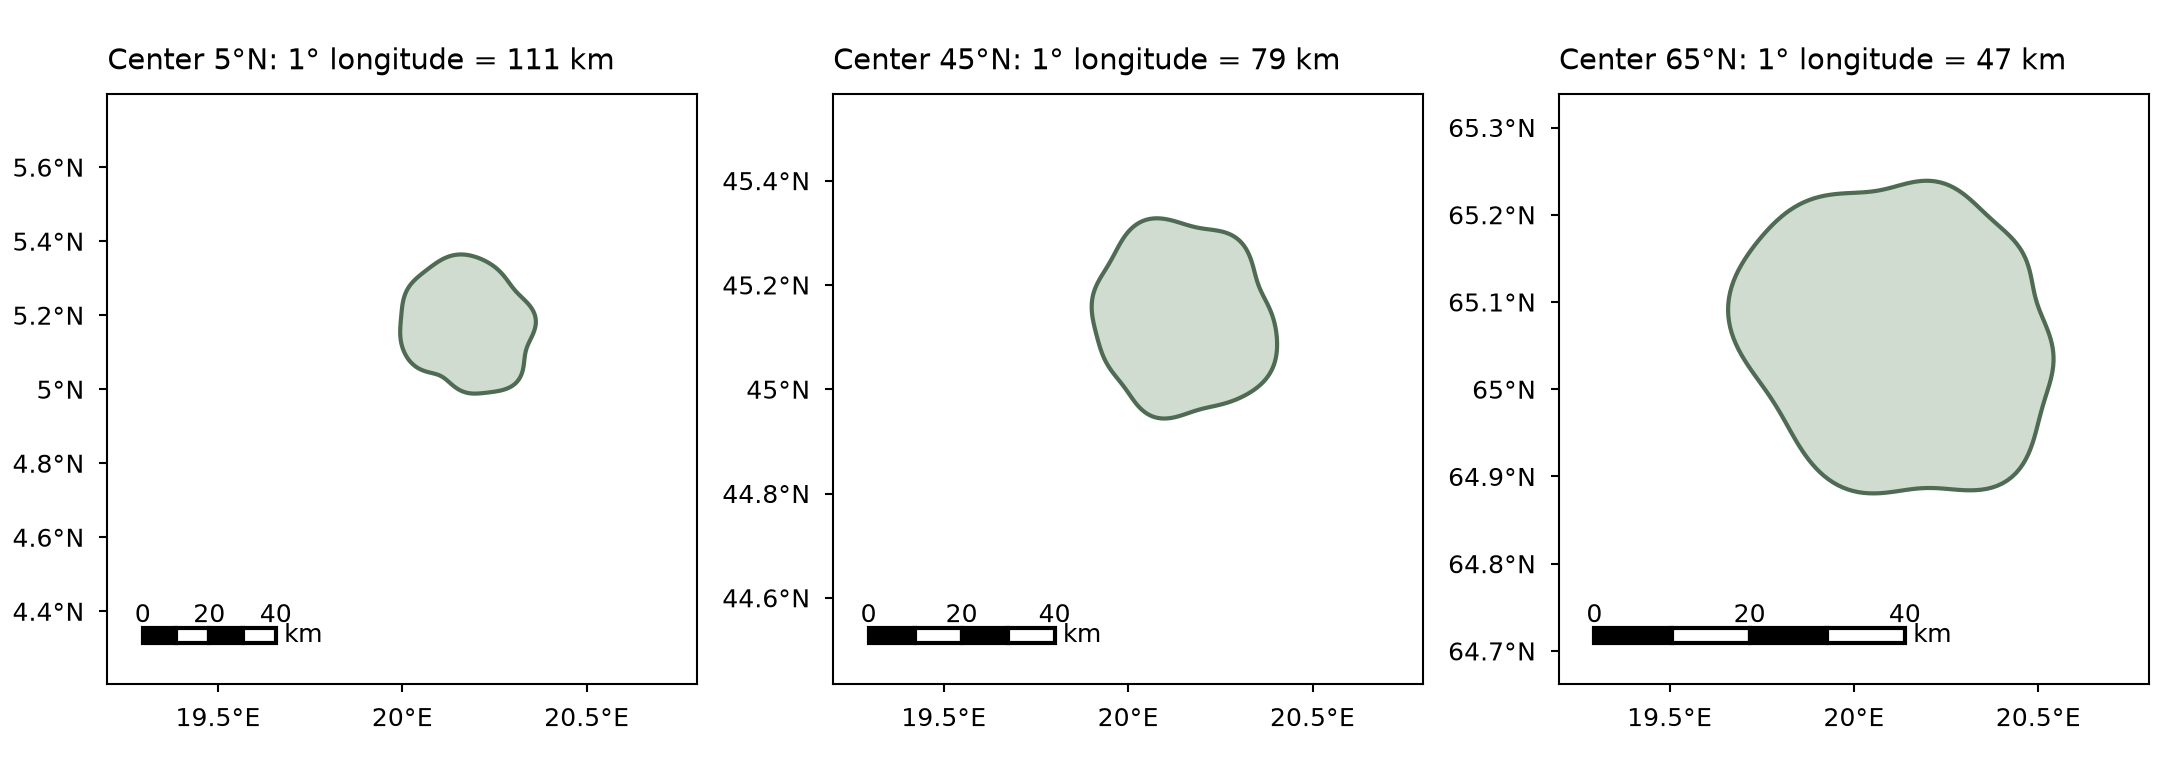

Python code for this plot:
"""Alternating-segment scale bars on lon/lat maps at three latitudes.

Synthetic data. Writes snippet.png next to this file.
"""

import os
from pathlib import Path

import matplotlib.pyplot as plt
import numpy as np
from matplotlib.patches import Rectangle
from matplotlib.ticker import MultipleLocator
from matplotlib.transforms import blended_transform_factory

MM = 1 / 25.4
STYLE_DIR = Path(__file__).resolve().parent / "../../../styles"
EARTH_RADIUS_KM = 6371.0
CENTER_LATS = (5.0, 45.0, 65.0)  # °N
LON_SPAN = 1.6  # degrees of longitude
BAR_KM = 40
SEGMENTS = 4
BAR_XY = (0.06, 0.07)  # lower-left corner of the bar, in axes fraction
BAR_HEIGHT = 0.025  # axes fraction


def km_per_degree_lon(lat):
    """Length of one degree of longitude on a sphere; it shrinks with cos(latitude)."""
    return np.pi / 180 * EARTH_RADIUS_KM * np.cos(np.radians(lat))


def km_per_degree_lat():
    return np.pi / 180 * EARTH_RADIUS_KM


def wiggle(rng, n, scale, terms=8):
    t = np.linspace(0, 1, n)
    return sum(scale / k * np.sin(2 * np.pi * k * t + rng.uniform(0, 2 * np.pi))
               for k in range(1, terms + 1))


def catchment(ax, rng, lon0, lat0, radius_km):
    """A jittered blob of the same size in kilometers at any latitude."""
    angle = np.linspace(0, 2 * np.pi, 200)
    radius = radius_km * (1 + wiggle(rng, angle.size, 0.12))
    lon = lon0 + radius * np.cos(angle) / km_per_degree_lon(lat0)
    lat = lat0 + radius * np.sin(angle) / km_per_degree_lat()
    ax.fill(lon, lat, facecolor="#cfdccf", edgecolor="#4f6b53")


def scale_bar(ax, length_km, segments, xy, height):
    """Draw alternating segments; x in data (degrees), y in axes fraction."""
    trans = blended_transform_factory(ax.transData, ax.transAxes)
    (lon_min, lon_max), (lat_min, lat_max) = ax.get_xlim(), ax.get_ylim()
    x0 = lon_min + xy[0] * (lon_max - lon_min)
    bar_lat = lat_min + xy[1] * (lat_max - lat_min)  # the bar is true at this latitude only
    step_deg = length_km / segments / km_per_degree_lon(bar_lat)
    for i in range(segments):
        ax.add_patch(Rectangle((x0 + i * step_deg, xy[1]), step_deg, height,
                               transform=trans, facecolor="black" if i % 2 == 0 else "white",
                               edgecolor="black", zorder=4))
    for i in (0, segments // 2, segments):
        ax.text(x0 + i * step_deg, xy[1] + height, f"{length_km * i / segments:g}",
                transform=trans, ha="center", va="bottom", zorder=4)
    ax.annotate("km", (x0 + segments * step_deg, xy[1] + height / 2), xycoords=trans,
                xytext=(2, 0), textcoords="offset points", ha="left", va="center")


def draw_map(ax, rng, center_lat):
    lon0 = 20.0
    # Same distance in kilometers north–south as east–west.
    lat_span = LON_SPAN * km_per_degree_lon(center_lat) / km_per_degree_lat()
    ax.set(xlim=(lon0 - LON_SPAN / 2, lon0 + LON_SPAN / 2),
           ylim=(center_lat - lat_span / 2, center_lat + lat_span / 2))
    ax.set_aspect(1 / np.cos(np.radians(center_lat)))
    catchment(ax, rng, lon0 + 0.1 * LON_SPAN, center_lat + 0.1 * lat_span, BAR_KM / 2)
    scale_bar(ax, BAR_KM, SEGMENTS, BAR_XY, BAR_HEIGHT)
    ax.xaxis.set_major_locator(MultipleLocator(0.5))
    ax.xaxis.set_major_formatter("{x:g}°E")
    ax.yaxis.set_major_formatter("{x:g}°N")
    ax.set_title(f"Center {center_lat:g}°N: 1° longitude = "
                 f"{km_per_degree_lon(center_lat):.0f} km", loc="left")


def main():
    rng = np.random.default_rng(11)
    default = STYLE_DIR / "default.mplstyle"
    sheets = [default] if default.is_file() else []
    if selected := os.environ.get("CEDALION_STYLE"):
        sheet = Path(selected).expanduser()
        sheets.append(sheet if sheet.is_file() else STYLE_DIR / (selected.removesuffix(".mplstyle") + ".mplstyle"))
    map_frame = STYLE_DIR / "map.mplstyle"
    if map_frame.is_file():
        sheets.append(map_frame)
    width_mm = float(os.environ.get("CEDALION_WIDTH_MM", 183))
    with plt.style.context(sheets):
        fig, axes = plt.subplots(1, len(CENTER_LATS), figsize=(width_mm * MM, 66 * MM),
                                 layout="constrained")
        for ax, lat in zip(axes, CENTER_LATS):
            draw_map(ax, rng, lat)
        fig.savefig(os.environ.get("CEDALION_SNIPPET_PNG", Path(__file__).with_name("snippet.png")), dpi=300)
        plt.close(fig)


if __name__ == "__main__":
    main()
